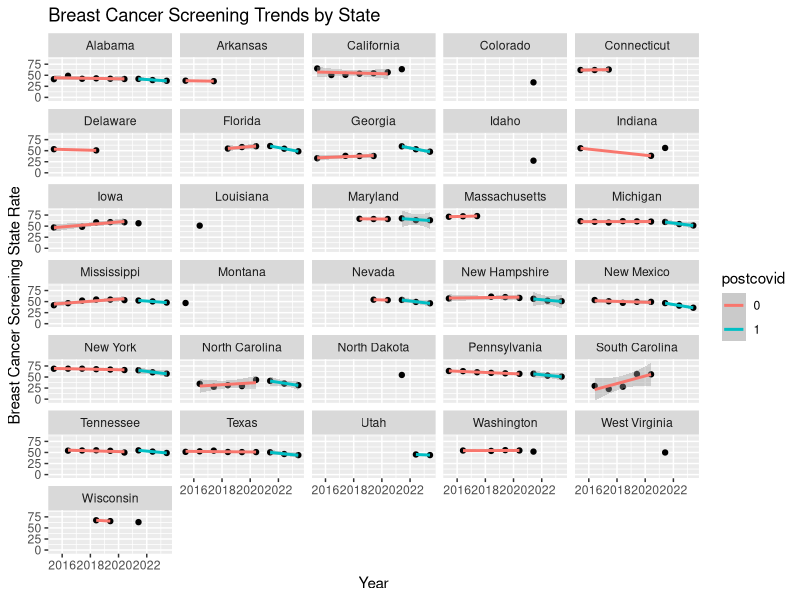

Write R code to recreate this figure.
# Load libraries
library(tidyverse)
library(broom)

# Set Working Directory
setwd("/Users/williampang/Desktop/innovation_team_interview/medicaid_analysis")

########## SET VARIABLES ########## 
measure_name = 'BCS-AD'
save_graph = FALSE
####################################   

generate_graph <- function(measure_name){
  # Grab BCS Dataset
  allQualityData <- read_csv("2014_to_2022_Child_and_Adult_Health_Care_Quality_Measures_Quality.csv")
  measure <- allQualityData[allQualityData$measure_abbreviation == measure_name, ]
  completeMeasureName <- unique(measure$measure_name)
  
  # Process measure Datset
  measure <- mutate(measure, reporting_date = as.character(ffy + 1))
  # Techical Note: Mathematica analysis of the Quality Measure Reporting (QMR) system reports for 
  # the FFY 2022 reporting cycle as of June 1, 2023.
  measure$reporting_date <- paste0(measure$reporting_date, "-06-01")
  measure$reporting_date <- as.Date(measure$reporting_date)
  measure$state_rate <- as.numeric(measure$state_rate)
  
  
  # Add indicator variable to distinguish between pre-covid and post-covid
  measure <- measure %>%
    mutate(postcovid = ifelse(format(reporting_date, "%Y") > 2020, 1, 0))
  
  models <- measure %>%
    group_by(state) %>%
    do(model = lm(state_rate ~ reporting_date + postcovid + reporting_date * postcovid, data = .))
  
  # Extract coefficients from the models
  coefficients <- models %>%
    summarise(state = first(state),
              # pre_covid_slope = coef(model)[2], # reporting_date_coef
              delta = ifelse(length(coef(model)) > 3, coef(model)[4], NA)) # interaction_coef
  
  # Remove rows with nulls and rank
  coefficients <- coefficients[!is.na(coefficients$delta), ]
  coefficients$rank <- rank(-coefficients$delta)
  
  # Set Factor
  measure$postcovid <- as.factor(measure$postcovid)
  
  p <- ggplot(measure, aes(x = reporting_date, y = state_rate, color = postcovid)) +
    ggtitle(paste0(completeMeasureName, " Trends by State")) +
    geom_point(color = 'black') +
    geom_smooth(method = 'lm') + 
    facet_wrap(~state, ncol = 5) + 
    labs(x = "Year", y = paste0(completeMeasureName, " State Rate"))
  
  return(p)
}

##### MAIN ######

# Generate graph and save
if (save_graph == TRUE){
png(filename = paste0("img/", measure_name, "_Trends_By_State.png"))
p <- generate_graph(measure_name)
p
dev.off()  # Close the device
}else {
  p <- generate_graph(measure_name)
  p
}

###### DEBUGGING #####
allQualityData <- read_csv("2014_to_2022_Child_and_Adult_Health_Care_Quality_Measures_Quality.csv")
measure <- allQualityData[allQualityData$measure_abbreviation == measure_name, ]